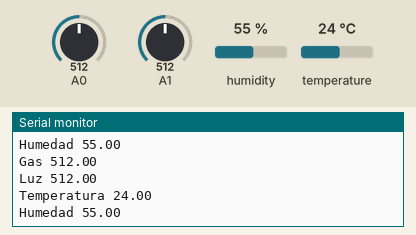
The sketch below on a simulated Arduino Uno, built with avr-gcc and run on an emulated ATmega328P. On the bench: the last lines printed to the serial monitor. The inputs (shaded band) are chosen by the test bench; at power-on: humidity 55 %, A0 = 512, A1 = 512, temperature 24 °C.

Above: at 6.8 s.
6.9 s: humidity set to 22 %
At 13.3 s:
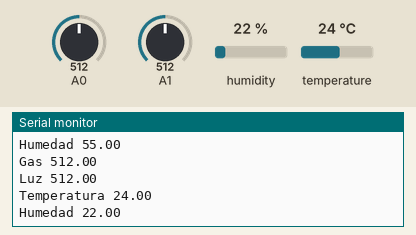
13.6 s: A0 set to 716
20.3 s: A1 set to 716
At 24.6 s:
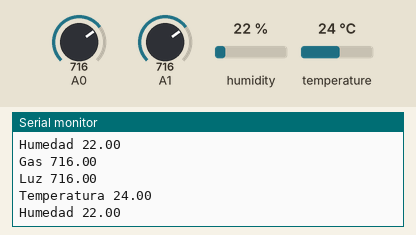
27.0 s: temperature set to 12 °C
At 31.3 s:
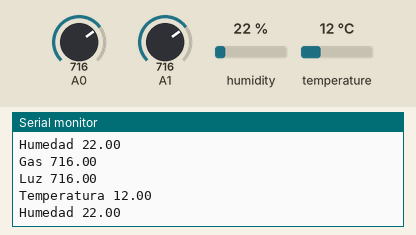
33.7 s: A0 set to 992
40.4 s: A1 set to 992
At 43.5 s:
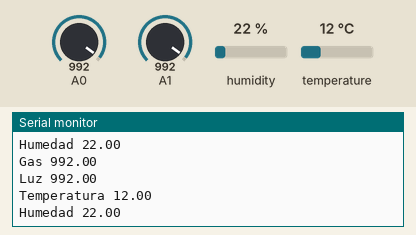
Timing chart, 0 to 45.0 s (numbered marks = the images above; inputs shaded):
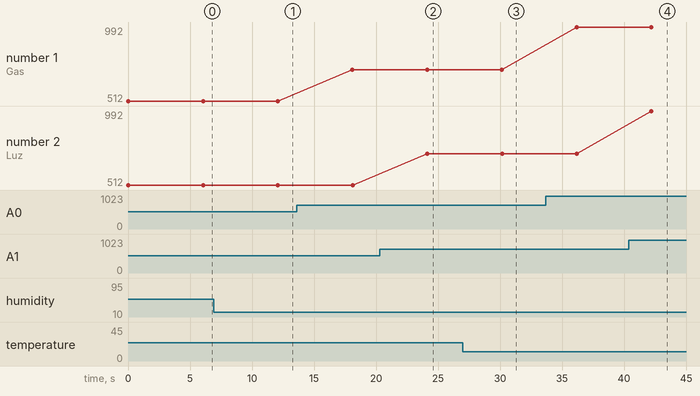

The sketch:

sketch_may10a.ino
```cpp
#include "DHT.h"

#define DHTPIN 2
#define DHTTYPE DHT11

DHT dht(DHTPIN, DHTTYPE);

void Alertas(String type, float value){
    if(type == "Gas"){
        Serial.print("Gas ");
        Serial.println(value);
    }else if (type == "LDR"){
        Serial.print("Luz ");
        Serial.println(value);
    }else if (type == "Humedad"){
        Serial.print("Humedad ");
        Serial.println(value);
    }else{
        Serial.print("Temperatura ");
        Serial.println(value);
    }
}
void setup() {
  Serial.begin(9600);
  dht.begin();
}
void loop() {
  float valorLDR = analogRead(A1);
  float valorGas = analogRead(A0);
  float valorHumedad = dht.readHumidity();
  float valorTemp = dht.readTemperature();

  Alertas("Gas",valorGas);
  Alertas("LDR",valorLDR);
  Alertas("Temperatura",valorTemp);
  Alertas("Humedad",valorHumedad);
  delay(6000);

}
```

Measured:
- after the input at 6.9 s, the serial monitor: prints a new line after 5.2 s (image 1)
- after the input at 20.3 s, the serial monitor: prints a new line after 3.8 s (image 2)
- after the input at 27.0 s, the serial monitor: prints a new line after 3.2 s (image 3)
- after the input at 40.4 s, the serial monitor: prints a new line after 1.8 s (image 4)
- plotted number 1: 512 → 716 after the input at 13.6 s, 716 → 992 after the input at 33.7 s
